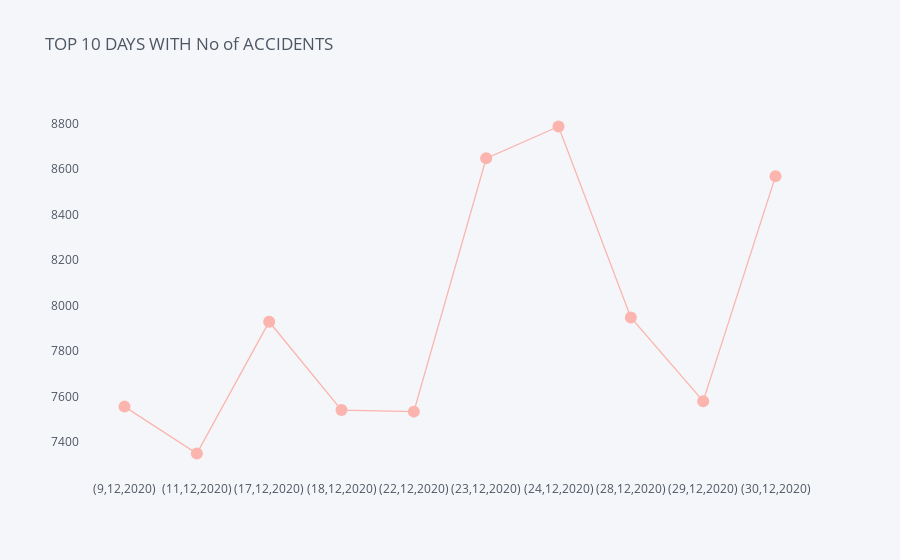

The notebook cell this image was saved under:
### Markdown cell above
### Top 10 days with accident happened
- With the same 4 years period, the top 10 days with the highest record of accident is plotted. Again, all the records are fall under Dec 2020 with a peak in 24th Dec 2020.

Based on this graph, we could say that 24th Dec 2020 is the most dangerous to go out during 4 years from 2016-2020.

### Code cell
df_panda.groupby(['Day','Month','Year',]).ID.count().nlargest(10).sort_index().iplot(mode='lines+markers',
                                                                                     colorscale='pastel1',
                                                                                     showgrid=False,
                                                                                     title='TOP 10 DAYS WITH No of ACCIDENTS')

### Figure 1 — Plotly figure (JSON) as saved in the notebook; plotly's stock layout.template omitted (floating-point values rounded to 4 significant figures)
{"data": [{"line": {"color": "rgba(251, 180, 174, 1.0)", "dash": "solid", "shape": "linear", "width": 1.3}, "marker": {"size": 12, "symbol": "circle"}, "mode": "lines+markers", "name": "ID", "text": "", "type": "scatter", "x": ["(9,12,2020)", "(11,12,2020)", "(17,12,2020)", "(18,12,2020)", "(22,12,2020)", "(23,12,2020)", "(24,12,2020)", "(28,12,2020)", "(29,12,2020)", "(30,12,2020)"], "y": [7555, 7349, 7928, 7540, 7533, 8646, 8786, 7947, 7579, 8567]}], "layout": {"legend": {"bgcolor": "#F5F6F9", "font": {"color": "#4D5663"}}, "paper_bgcolor": "#F5F6F9", "plot_bgcolor": "#F5F6F9", "title": {"font": {"color": "#4D5663"}, "text": "TOP 10 DAYS WITH No of ACCIDENTS"}, "xaxis": {"gridcolor": "#E1E5ED", "showgrid": false, "tickfont": {"color": "#4D5663"}, "title": {"font": {"color": "#4D5663"}, "text": ""}, "zerolinecolor": "#E1E5ED"}, "yaxis": {"gridcolor": "#E1E5ED", "showgrid": false, "tickfont": {"color": "#4D5663"}, "title": {"font": {"color": "#4D5663"}, "text": ""}, "zerolinecolor": "#E1E5ED"}}}
